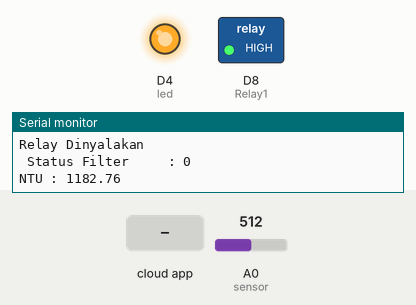
Recording of a sketch running on a simulated ESP8266 (NodeMCU). Parts: switched loads named in the sketch (green lamp = pin HIGH), output pins drawn as LEDs (lit = HIGH), the last lines printed to the serial monitor. The test bench sets the inputs (shaded band); at power-on: A0 (sensor) = 512. WiFi joins after 1.5 s; servers stay silent unless stated; the Firebase database answers and starts empty.

Above: at 2.7 s.
2.8 s: the phone or cloud app sets Filter to 1
At 3.8 s:
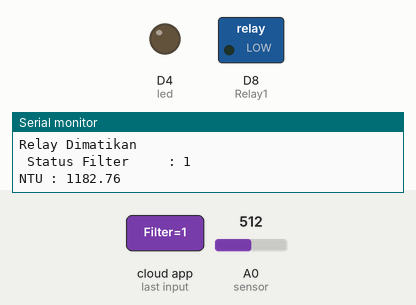
4.9 s: the phone or cloud app sets Filter to 0
At 5.7 s:
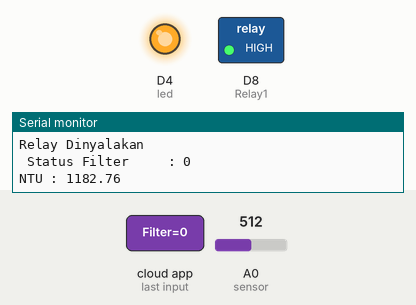
Timing chart, 0 to 7.9 s (numbered marks = the images above; inputs shaded):
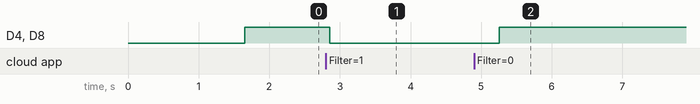

Measured:
- after the input at 2.8 s, D4 (led), D8 (Relay1): HIGH → LOW after 0.05 s
- after the input at 4.9 s, D4 (led), D8 (Relay1): LOW → HIGH after 0.36 s

The sketch:

yudha.ino
```cpp
#if defined(ESP32)
#include <WiFi.h>
#elif defined(ESP8266)
#include <ESP8266WiFi.h>
#endif
#include <Firebase_ESP_Client.h>

/* 1. Define the WiFi credentials */
#define WIFI_SSID "AndroidAP"
#define WIFI_PASSWORD "khansakm"

#define TOKEN "WclzvEO0Yyak65pPrrb4NG12Utt8t38CPeEOBZ9J"

/* 3. Define the RTDB URL */
#define DATABASE_URL "tugas-akhir-7d195-default-rtdb.firebaseio.com" //<databaseName>.firebaseio.com or <databaseName>.<region>.firebasedatabase.app

//Define Firebase Data object
FirebaseData fbdo;
FirebaseAuth auth;
FirebaseConfig config;

#define Relay1 D8 //Pin 8 NodeMcu sebgai D8 PinOut
#define led D4 //Pin 2 NodeMcu sebgai D0 PinOut
#define sensor A0 //Pin A0 untuk sensor
String tmpget; //Temporary Data from String to Integer
int val1;
int adc;
float cout;
float ntu;

void setup()
{
  pinMode(Relay1, OUTPUT);
  pinMode(led, OUTPUT);
  pinMode(sensor, INPUT);

  Serial.begin(115200);
  wifi();
  conect();
}

void wifi()
{
  WiFi.begin(WIFI_SSID, WIFI_PASSWORD);
  Serial.print("Connecting to Wi-Fi");
  while (WiFi.status() != WL_CONNECTED)
  {
      Serial.println(".");
      delay(300);
  }
  Serial.print("\n Connected with IP: ");
  Serial.println(WiFi.localIP());
}

void conect()
{
  Serial.printf("Firebase Client v%s\n\n", FIREBASE_CLIENT_VERSION);

  config.database_url = DATABASE_URL;
  config.signer.tokens.legacy_token = TOKEN;

  Firebase.begin(&config, &auth);

  Firebase.reconnectWiFi(true);
}

void pull()
{
  if (Firebase.RTDB.getString(&fbdo, "/DB/Filter")) {
    if (fbdo.dataType() == "string") {
      Serial.println(fbdo.stringData());
    }
  } else {
    Serial.println(fbdo.errorReason());
  }
}

void convert()
{
  tmpget = fbdo.stringData();
  val1 = tmpget.toInt();
}

void cek()
{
  if (val1 == 0) {
    digitalWrite(led, HIGH);
    digitalWrite(Relay1, HIGH);
    Serial.println("Relay Dinyalakan");
  } else {
    digitalWrite(Relay1, LOW);
    digitalWrite(led, LOW);
    Serial.println("Relay Dimatikan");
  }
}

void baca()
{
  adc = analogRead(sensor);  // Get value of ADC (integer)

  cout = adc*1.00; //Confert to float

  ntu = (cout - 855.0)/(0.29*-1); // final NTU value
}

void kirim()
{
  if (Firebase.ready())
  {
    Firebase.RTDB.setFloat(&fbdo, "/DB/NTU", ntu);
  }
}

void loop()
{
  pull();
  convert();
  cek();
  baca();
  kirim();

  Serial.print("\n Status Filter     : ");
  Serial.println(val1);

  Serial.print("NTU : ");
  Serial.println(ntu);

  delay(300);
}
```
